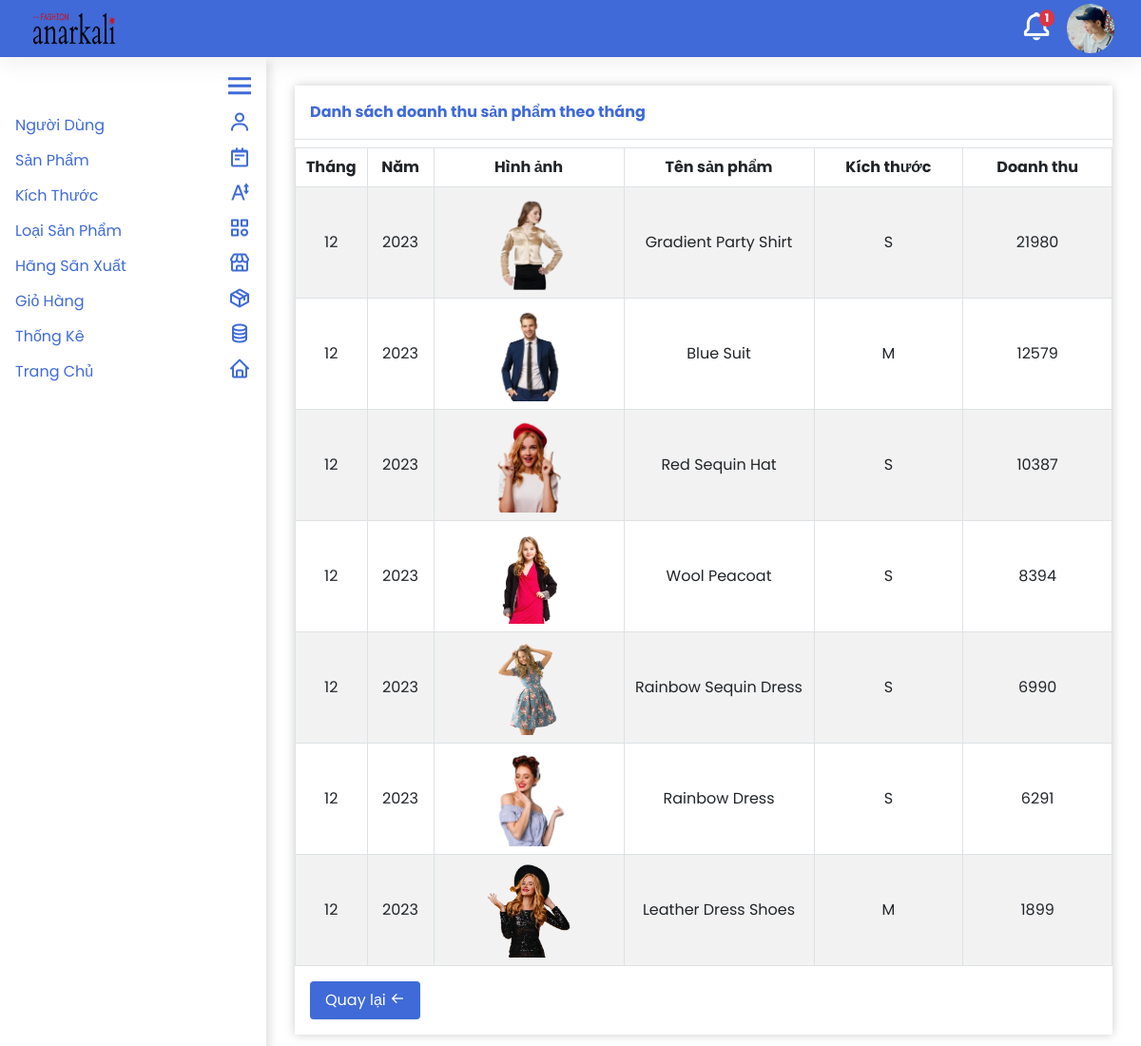
/quan_tri/thong_ke/xem_chi_tiet.php?mid=12&yid=2023 (signed in), run on the app's committed database.
### tables this page shows
CREATE TABLE `nguoidung` (
  `TaiKhoan` varchar(64) NOT NULL,
  `MatKhau` varchar(64) NOT NULL,
  `Email` varchar(64) NOT NULL,
  `HinhAnh` varchar(68) NOT NULL,
  `Quyen` int(1) NOT NULL,
  `TrangThai` int(1) NOT NULL
);

CREATE TABLE `sanpham` (
  `MaSanPham` int(64) NOT NULL,
  `TenSanPham` varchar(64) NOT NULL,
  `HinhAnh` varchar(69) NOT NULL,
  `GiaGoc` int(64) NOT NULL,
  `GiaKhuyenMai` int(64) NOT NULL,
  `MoTa` varchar(2000) NOT NULL,
  `GioiTinh` varchar(3) NOT NULL,
  `MaKichThuoc` int(64) NOT NULL,
  `MaLoaiSanPham` int(64) NOT NULL,
  `MaHangSanXuat` int(64) NOT NULL,
  `TrangThai` int(1) NOT NULL
);

CREATE TABLE `kichthuoc` (
  `MaKichThuoc` int(64) NOT NULL,
  `KichThuoc` varchar(64) NOT NULL
);

### quan_tri/module/database.php (called while the page is built, shortened)
<?php
  function execute_query($sql, $params=NULL) {
    $server = 'localhost';
    $username = 'root';
    $password = '';
    $dbname = 'shopthoitrang';
    $conn = new PDO("mysql:host={$server};dbname={$dbname}", $username, $password);
    $stmt = $conn->prepare($sql);
    if (isset($params))
      foreach ($params as $key => $value)
        $stmt->bindValue($key,$value,PDO::PARAM_STR);
    $stmt->execute();
    return $stmt->fetchAll();
  }
?>

### quan_tri/thong_ke/xem_chi_tiet.php (the view, shortened to what this page needs)
<?php
  include_once '../module/database.php';
?>
<!DOCTYPE html>
<html lang="en">
<head>
  <?php
    include '../module/head.php';
  ?>
</head>
<body>
  <?php
    include '../module/header.php';
    include '../module/sidebar.php';
  ?>
  <div class='body'>
    <div class='table_container overflow-auto mt-4'>
      <div class='title p-3 mb-2 border-bottom fw-bold'>Danh sách doanh thu sản phẩm theo tháng</div>
      <table class='table table-striped border-top mt-2 table-bordered align-middle'>
        <thead>
          <tr>
            <th style='width: 80px;' class='text-center'>Tháng</th>
            <th style='width: 80px;' class='text-center'>Năm</th>
            <th style='width: 200px; min-width: 200px;' class='text-center'>Hình ảnh</th>
            <th style='min-width: 200px;' class='text-center'>Tên sản phẩm</th>
            <th style='width: 200px; min-width: 100px;' class='text-center'>Kích thước</th>
            <th style='width: 200px; min-width: 100px;' class='text-center'>Doanh thu</th>
          </tr>
        </thead>
        <tbody>
          <?php
            $Thang = $_GET['mid'];
            $Nam = $_GET['yid'];
            $sql = "SELECT
                        MONTH(NgayTao) AS Thang,
                        YEAR(NgayTao) AS Nam,
                        sanpham.MaSanPham,
                        sanpham.TenSanPham,
                        sanpham.HinhAnh,
                        sanpham.MaKichThuoc,
                        kichthuoc.KichThuoc,
                        giohang.TrangThai,
                        SUM(chitietgiohang.Gia) AS DoanhThu
                    FROM
                        giohang
                    INNER JOIN
                        chitietgiohang ON giohang.MaGioHang = chitietgiohang.MaGioHang
                    INNER JOIN
                        sanpham ON chitietgiohang.MaSanPham = sanpham.MaSanPham
                    INNER JOIN
                        kichthuoc ON sanpham.MaKichThuoc = kichthuoc.MaKichThuoc
                    WHERE
                        MONTH(NgayTao) = :Thang
                        AND YEAR(NgayTao) = :Nam
                        AND giohang.TrangThai = 1
                    GROUP BY
                        Thang, Nam, sanpham.MaSanPham
                    ORDER BY
                        DoanhThu DESC";
            $params = array();
            $params['Thang'] = $Thang;
            $params['Nam'] = $Nam;
            $thangs = execute_query($sql,$params);
            foreach($thangs as $thang){
              echo "
                <tr>
                  <td class='text-center'>{$thang['Thang']}</td>
                  <td class='text-center'>{$thang['Nam']}</td>
                  <td class='text-center'><img src='../../data/san_pham/{$thang['HinhAnh']}' style='width: 100px; height: 100px; object-fit: contain'></td>
                  <td class='text-center'>{$thang['TenSanPham']}</td>
                  <td class='text-center'>{$thang['KichThuoc']}</td>
                  <td class='text-center'>{$thang['DoanhThu']}</td>
                </tr>
              ";
            }
          ?>
        </tbody>
      </table>
      <div class='action_container ps-3 pb-3'>
        <button class='button_add text-white py-2 px-3 rounded' type='button'><a class='text-decoration-none text-white' href='thong_ke_theo_thang.php'>Quay lại <i class='bx bx-arrow-back'></i></a></button>
      </div>
    </div>
  </div>
</body>
</html>

### quan_tri/module/header.php
<div id='header' class='d-flex justify-content-between align-items-center container-fluid'>
  <img class='ms-3' id='logo' src="../../img/logo2.avif">
  <div class='d-flex align-items-center me-3'>
    <a class='bell_container position-relative' href='../gio_hang/quan_ly_gio_hang.php'>
      <?php
        $gio_hang = execute_query("SELECT COUNT(*) FROM giohang WHERE trangthai=0")[0][0];
        if($gio_hang > 0)
          echo "<div class='position-absolute text-decoration-none bg-danger fw-bold text-white notification_number'>{$gio_hang}</div>";
      ?>
      <i style='transform: scale(2.2);' class='bx bx-bell notification_icon text-white me-4'></i>
    </a>
    <?php
      $hinh_anh = execute_query('SELECT HinhAnh FROM nguoidung WHERE TaiKhoan=:tai_khoan', array('tai_khoan' => $_SESSION['TenTaiKhoan']))[0][0];
    ?>
    <img class='user_img' id='profile_image' src="../../data/nguoi_dung/<?php echo $hinh_anh; ?>">
  </div>
</div>

### quan_tri/style/style.css (style rules this page uses)
* { margin: 0; padding: 0; box-sizing: border-box; font-family: 'Poppins', sans-serif; }
#header { height: 60px; box-shadow: 0 0 30px rgba(0, 0, 0, 0.1); background-color: #3f6ad8; position: fixed; top: 0; left: 0; right: 0; z-index: 1000; }
#header #logo { width: 100px; height: 50px; cursor: pointer; }
#header .user_img { object-fit: cover; width: 50px; border-radius: 50px; cursor: pointer; }
#header .notification_icon { cursor: pointer; }
#header .bell_container .notification_number { z-index: 1000; left: 27%; top: -8px; font-size: 12px; padding: 0 6px; border-radius: 50%; }
.sidebar a, .body .form .title, .primary_color, .body .table_container .title { color: #3f6ad8; }
.body { margin-left: 310px; margin-top: 90px; margin-right: 30px; margin-bottom: 1000px; transition: 0.5s; }
.body .table_container { box-shadow: 0 0 10px rgba(0, 0, 0, 0.2); }
.button_add, .button_edit, .button_reset { background-color: #3f6ad8; border: none; transition: 0.25s; }

### data on the page
nguoidung: HinhAnh (picture)
sanpham: Thang "12", Nam "2023", HinhAnh (picture), TenSanPham "Gradient Party Shirt", kichthuoc.KichThuoc "S", DoanhThu "21980"
sanpham: Thang "12", Nam "2023", HinhAnh (picture), TenSanPham "Blue Suit", kichthuoc.KichThuoc "M", DoanhThu "12579"
sanpham: Thang "12", Nam "2023", HinhAnh (picture), TenSanPham "Red Sequin Hat", kichthuoc.KichThuoc "S", DoanhThu "10387"
sanpham: Thang "12", Nam "2023", HinhAnh (picture), TenSanPham "Wool Peacoat", kichthuoc.KichThuoc "S", DoanhThu "8394"
sanpham: Thang "12", Nam "2023", HinhAnh (picture), TenSanPham "Rainbow Sequin Dress", kichthuoc.KichThuoc "S", DoanhThu "6990"
sanpham: Thang "12", Nam "2023", HinhAnh (picture), TenSanPham "Rainbow Dress", kichthuoc.KichThuoc "S", DoanhThu "6291"
sanpham: Thang "12", Nam "2023", HinhAnh (picture), TenSanPham "Leather Dress Shoes", kichthuoc.KichThuoc "M", DoanhThu "1899"

### other printed values
$gio_hang "1"
